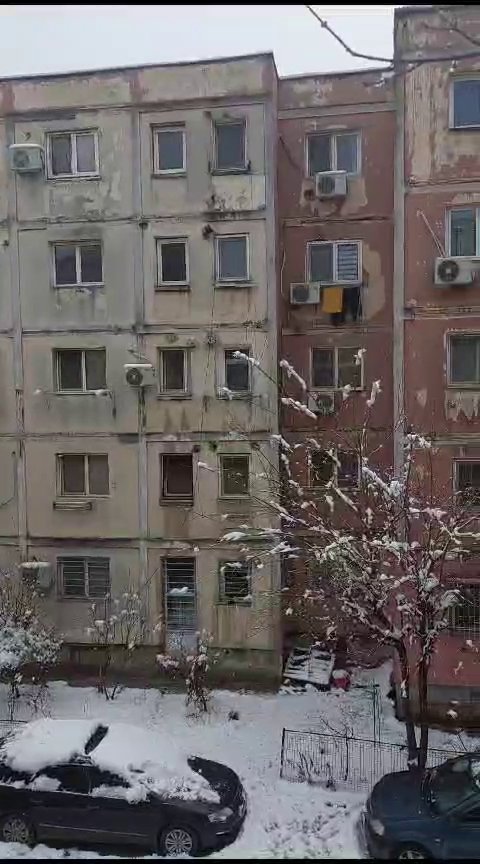
#> input picture frame 10 of data/video_horiz_sd.mp4, 480 x 864 px
$ python main.py
#> lines starting #> are read from the running program, lines starting #| are printed output that depends on the picture
### utils.py
import cv2
import numpy as np
import imageio
cv2.ocl.setUseOpenCL(False)
import warnings
warnings.filterwarnings('ignore')
from collections import Counter


# [5 lines left out: function most_common_element, not called in this run]


def get_movement_direction_AND_speed(video_path, hop):
    '''
    Reruneaza 'lr', 'rl', 'js' sau 'sj' in fucntie d edirectia prepondereta a miscarii.
    Se utilizeaza siste de votare. Se sare din hop in hop cadre.
    '''
#> called with video_path = 'data\\video_horiz_sd.mp4', hop = 4
    cap = cv2.VideoCapture(video_path)
    if not cap.isOpened():
        print("Error: Cu se poate deschide fisierul.")
        return []

    ret, prev_frame = cap.read()
#> prev_frame is the input picture: shape (864, 480, 3); mean B, G, R 102.6, 102.2, 107.2
    if not ret:
        print("Error: Nu se gasesc cadre.")
        return []

    prev_gray = cv2.cvtColor(prev_frame, cv2.COLOR_BGR2GRAY)
    total_frames = int(cap.get(cv2.CAP_PROP_FRAME_COUNT))
    current_frame = 1
    directions = []
    magnitudini = []

    while current_frame < total_frames:
        cap.set(cv2.CAP_PROP_POS_FRAMES, current_frame)
        ret, frame = cap.read()
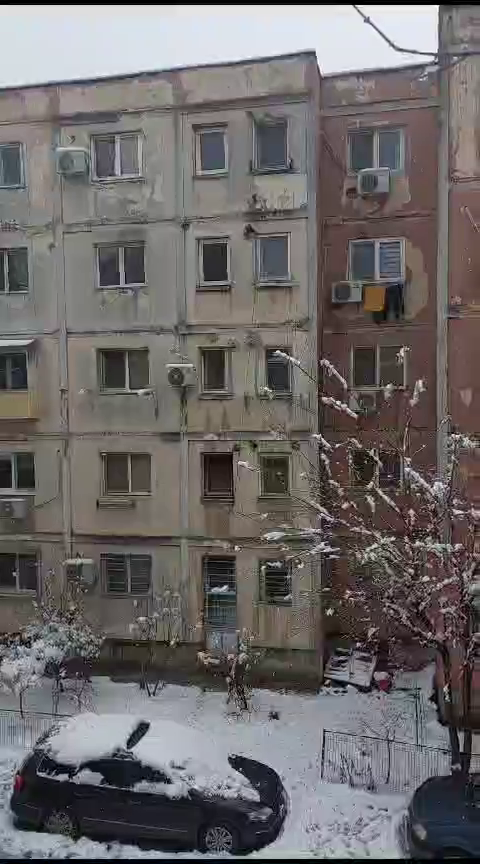
#> input picture frame 1 of data/video_horiz_sd.mp4, 480 x 864 px
#> frame is the input picture: shape (864, 480, 3); mean B, G, R 104.5, 104.6, 108.4
        if not ret:
            break

        gray = cv2.cvtColor(frame, cv2.COLOR_BGR2GRAY)
        '''
        # cv2.calcOpticalFlowFarneback => calculeaza fluxul optic cu metoda  Gunnar Farneback's
        Parametrii:
        0.5: The image scale parameter for the pyramid (or simple) layer. It is used to scale down the image each pyramid level. In this case, each level is half the previous level.
        3: The number of levels in the pyramid. A value of 3 indicates the use of three levels.
        15: The window size. It's the averaging window size; larger values increase the algorithm's robustness to noise and give smoother flow, but they also decrease motion details.
        3: The number of iterations to perform at each pyramid level.
        5: The size of the pixel neighborhood used to find polynomial expansion in each pixel.
        1.2: The standard deviation of the Gaussian used to smooth derivatives for polynomial expansion.
        '''
        # se calculeaza fluxul optic cu metoda  Gunnar Farneback's
        flow = cv2.calcOpticalFlowFarneback(prev_gray, gray, None, 0.5, 3, 15, 3, 5, 1.2, 0)
        # ... = toate elementele de pe toate directiile, dar s epune exceptie pe ultima dimensiune de unde s ia doar 0.
        # flow va contine pentru fiecare pixel din imagine cat de mult s-a deplasat pe orizontala (in planul 0) si pe verticala (in pl1).
        # ! Campul de vectori se poate obtine combinand cele doua plane (:, : 0) si (:, :, 1)
        horz_movement = flow[..., 0].mean()
#> horz_movement = 7.69
        vert_movement = flow[..., 1].mean()
#> vert_movement = 0.126

        if abs(horz_movement) > abs(vert_movement):
            # daca vectorii de
            direction = 'ds' if horz_movement > 0 else 'sd'
#> direction = 'ds'
        else:
            direction = 'js' if vert_movement > 0 else 'sj'
        directions.append(direction)

        # de asemenea, vreau estimarea vitezei
        # traduc la coordonate poalre
        magnitude, angle = cv2.cartToPolar(flow[..., 0], flow[..., 1])
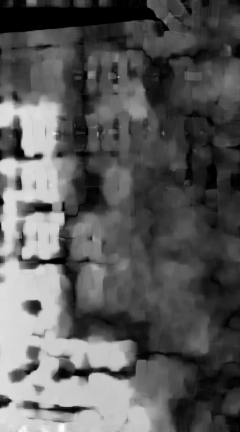
#> magnitude: shape (864, 480) float32 (shown at 1/2 size); min 5.46e-13, max 52.15, mean 18.4; drawn with min black and max white
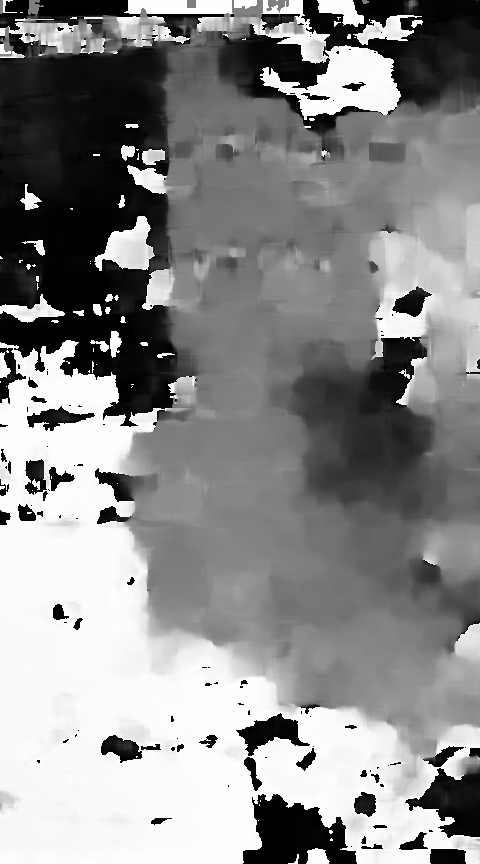
#> angle: shape (864, 480) float32; min 2.97e-08, max 6.28, mean 3.42; drawn with min black and max white
        # calculez media magnitudinilor
        magnitudini.append(np.mean(magnitude))

        prev_gray = gray
        current_frame += hop

    cap.release()
    return most_common_element(directions), np.mean(magnitudini)

# [40 lines left out: functions fill, trim_black_rows_or_columns, not called in this run]

### main.py
import cv2
import numpy as np
import matplotlib.pyplot as plt
import imageio
from tqdm import tqdm
cv2.ocl.setUseOpenCL(False)
import warnings
warnings.filterwarnings('ignore')
from collections import Counter
from utils import most_common_element, get_movement_direction_AND_speed, fill, trim_black_rows_or_columns

#####
# 1) Alegere hyoerparametrii
#####

feature_extraction_algo = 'sift' # se permite doar sift si orb. Se recomanda sift
#*SCHIMB* - acest ratio ar trebui reglat automat sau mutat sus la parametrii
ratio = 0.75
#*SCHIMB* - ar trebui calculat dinamic in fucntie d edimensiunea imaginii
#reprojectionThresh = 4
reprojectionThresh = 2
adaptive_shift_pixels = 2
# acesta este numarul pixelilor pe care poate varia imaginea pe directia nedomiannta
# - o valoare mica tinde sa pastreze formatul dreptunghiular al imaignii, air una mare creeaza forme nereglate, DAR pastreaza mai mult din perspectiva
numar_pixeli_grad_libertate_directie_nedominanta = 0

#begin_idx = 10
#end_idx = 80
#hop = 4

##################################### Load img
#####
# *) Acest pas este doar pentru incarcarea imaginilor in cazul in care fac pe imagini nu pe video
#####

# load the video
video_path = r'data\video_horiz_sd.mp4'
#video_path = r'data\video_horiz_ds.mp4'
#video_path = r'data\video_vert_sj.mp4'
#video_path = r'data\video_vert_js.mp4'


######
# 0) Detectare sens miscare
######

# Replace 'path_to_video' with your video file path
direction, speed = get_movement_direction_AND_speed(video_path, 4)
print('Directia miscarii este: ', direction)
print('Viteza miscarii, ca medie a magnitudinii vectorilor flux optic, este: ', speed)

# Create a VideoCapture object
cap = cv2.VideoCapture(video_path)

# vreau sa aflu numarul de frameuri
total_frames = int(cap.get(cv2.CAP_PROP_FRAME_COUNT))
print('Numar total de cadre: : ', total_frames)

# se incearca adaptarea parametrilor la nr de frameuri
begin_idx = min(10, total_frames)
end_idx = total_frames
#hop = 8
# adaptive hop - a fost setat experimetal
# cand viteza creste trebuie ca hopul sa scada
adaptive_hop = round(164/speed) # coeficientul 164 a fost ales bazat pe experimente realizate la diferite vitreze
hop = adaptive_hop
print('Hopul adaptiv calculat este: ', adaptive_hop)

# inversez videoclipul
if direction == 'ds' or direction == 'js':
    buffer = end_idx
    end_idx = begin_idx
    begin_idx = buffer  -1
    hop = -hop

cap.set(cv2.CAP_PROP_POS_FRAMES, begin_idx)
# ret va fi boolean - inidca daca s-a returnat sau nu ceva; frame va fi cadrul retunat
ret1, frame1 = cap.read()
query_photo = frame1
query_photo = cv2.cvtColor(query_photo,cv2.COLOR_BGR2RGB)
query_photo_gray = cv2.cvtColor(query_photo, cv2.COLOR_RGB2GRAY)
begin_idx = begin_idx + 2 * hop

for i, idx in enumerate(tqdm(range(begin_idx, end_idx, hop))):

    #train_photo = cv2.cvtColor(train_photo,cv2.COLOR_BGR2RGB)
    cap.set(cv2.CAP_PROP_POS_FRAMES, idx)
    # ret va fi boolean - inidc
    ret2, frame2 = cap.read()
    train_photo = frame2
    train_photo = cv2.cvtColor(train_photo,cv2.COLOR_BGR2RGB)
    train_photo_gray = cv2.cvtColor(train_photo, cv2.COLOR_RGB2GRAY)

    if direction == 'js' or direction == 'sj':
        # camera mea din apcate adauga doua linii jos care sunt negre, dar ar nu negrre 100% - artefact camera - problema specifica
        train_photo = np.copy(train_photo[:-2, :, :])
        query_photo = np.copy(query_photo[:-2, :, :])

    #####
    # 2) Selectarea tipului de desciptori conform hyperparametrilor. *SCHIMB* - probabil o s alas doar un descriptor la deployment.
    #####

    # selectezmetoda de extragere a trasaturilor pentru crearea descriptorilor
    if feature_extraction_algo == 'sift':
        descriptor = cv2.SIFT_create()
    elif feature_extraction_algo == 'orb':
        descriptor = cv2.ORB_create()

    # se creeaza practic doua lite: una cu coordonatele punctelor si alta cudescriptorii asociati punctelor. Cele doua liste au o corespondenta dpdv al ordinii
    # extragerea propriu-zisa a trasaturilor cu metoda specificata ca hyperparametryu
    #print(train_photo_gray.shape)
    #print(query_photo_gray.shape)
    keypoints_train_img, features_train_img = descriptor.detectAndCompute(train_photo_gray, None)
    keypoints_query_img, features_query_img = descriptor.detectAndCompute(query_photo_gray, None)
    # fiecare vector de trasaturi are dimensiune de 128 pt SIFT si 64 pt SURF, de exemplu
    # un obiect KeyPoint are -> x, y (cordonatlee), size, angle, response, octave (octava e rezolutia in sistemul de octave-piramida)


    '''
    Daca folsoesc SIFT (128 e lungimea pt descriptori)
    - in vecinatatea fiecarui punct se alege o fereastra de 16x16
    - ferastar de 16x16 se imparte in 4x4 sub-blocuri de size 4x4
    - pe fiecare sub-bloc se calculeaza histograma orietarilor, cu o cuantizare de 45n degrade -> adica o valori
    - de aici rezulta 4x4 * 8 valori = 128
    - se calculeaza gradientii (un gradient are 1.MAGNITUDINE si 2.ORIENTARE) in fiecre punct (cum faceam la AI, de ex, cu sobe-uri sau ceva asemanatori)
    - apoi se obtine HoG calculand PENTRU FIECRAE ORIENTARE - acumularea magnitudinilor presupun ca se face ca la AI cu masti
    - ulterior obtinerii gradientilor, acestai se normalizeaza penrua  obtine invarianta luminant a(iluminarea scenei)
    - CONCLUZIE: folosec HoG
    '''


    '''
    V1) Brute force (am scos-o ca  proasta)
    Algoritm: se compara fiecare vector de trasaturi dintr-un set cu toate celelelate trasaturi din celalalt set si se compara pe baza dinstantei euclidiene, daca folosesc SIFT sau pe baza distantei hamming, daca folosesc ORB.
    PROBLEMA: pot exista pattern-uri repetitive care sa cuzeze un ‘best match’ intre niste puncte care, de fapt, nu corespund acelarasi puncte, in realtitate.
    Solutia: KNN

    V2) KNN cu k = 2 si test lowe
    # Se aplica TESTUL DE RATIE al lui LOWE's -> se verifica daca raportul distantelor dintre 2 desciptori este sub un anumit prag
    # cel_mai_apropiat/al_doilea_cel_mai_apropiat < ratie
    # Logica: ar trebui sa existe o difernta semnificativa intre best match si a l doilea. Daca nu, probabil ele provin dintr-un pattern repetitiv

    '''

    # instantiere obiect care face potrivirea
    if feature_extraction_algo == 'sift':
        bf = cv2.BFMatcher(cv2.NORM_L2, crossCheck=False)
    elif feature_extraction_algo == 'orb':
        bf = cv2.BFMatcher(cv2.NORM_HAMMING, crossCheck=False)

    # compute the raw matches and initialize the list of actual matches
    # asta va fi o lista de potriviri peste care voi itera
    # se retuneaza cei mai apropiati k vecini, din care se va alege cea mai buna potrivire a.i. sa respecte critetriul lui Lowe
    rawMatches = bf.knnMatch(features_train_img, features_query_img, k=2)
    # noua lista, in care voi pune matchurile cele mai bune
    matches = []

    # iterare prin potriviri pt a le filtra si a le pastra doar pe cele credibile (pe baza TESTULUI DE RATIE al lui LOWE's)
    for cel_mai_apropiat,al_doilea_cel_mai_apropiat in rawMatches:
        # Se aplica TESTUL DE RATIE al lui LOWE's -> se verifica daca raportul distantelor dintre 2 desciptori este sub un anumit prag
        # cel_mai_apropiat/al_doilea_cel_mai_apropiat < ratie
        # Logica: ar trebui sa existe o difernta semnificativa intre best match si a l doilea. Daca nu, probabil ele provin dintr-un pattern repetitiv
        if cel_mai_apropiat.distance/al_doilea_cel_mai_apropiat.distance < ratio:
            matches.append(cel_mai_apropiat)

    # afisez 100 de matchuri
    mapped_features_image_knn = cv2.drawMatches(train_photo, keypoints_train_img, query_photo, keypoints_query_img, np.random.choice(matches,100),
                            None,flags=cv2.DrawMatchesFlags_NOT_DRAW_SINGLE_POINTS)


    ######
    # 3) Se calculeaza matricea de omografie
    ######


    # transform tuplurile care dau coordonatele in ndarray, und efiecare linie reprezinta o coordonata
    keypoints_train_img = np.float32([keypoint.pt for keypoint in keypoints_train_img])
    keypoints_query_img = np.float32([keypoint.pt for keypoint in keypoints_query_img])

    # Alg. RANSAC nu poate fi aplicat decat daca exista minim 4 puncte comune
    if len(matches) > 4:
        # se transforma in ndarray punctele caracteristice dintre imagini ca sa fie acceptate de cv2.findHomography
        # acum se selecteaza acele puncte care se potrives, din ndarrayul pe puncte anterior format
        points_train = np.float32([keypoints_train_img[m.queryIdx] for m in matches])
        points_query = np.float32([keypoints_query_img[m.trainIdx] for m in matches])

        # folosirea alg RANSAC pt aflarea matricei de omografie
        # reprojThresh controleaza care puncte sunt considerate inliner - ||pi - pi'|| < reprojThresh, unde pi' este proeictia lui pi in noul sistem (daca e mai mic e inliner)
        # *SCHIMB* - aici voi face un calcul al reprojThresh relativ la dimensiunea imaginiii - tre sa gasesc o formula
        (Homography_Matrix, _) = cv2.findHomography(points_train, points_query, cv2.RANSAC, reprojectionThresh)
    else:
        # *SCHIMB* - la elese pun continue spre urmatoarea bucla
        print("Nu s-a putut calcula matricea de omografie.")
        continue
    if Homography_Matrix is None:
        print("Nu s-a putut calcula matricea de omografie.")
        continue
    ######
    # 4) Lipirea/combinarea imaginilor
    ######

    # calcul dimensiune imagine de output

    # ***************** urnatoarele 2 linii ;le modific pentru vericala *********************8

    # impartirea dupa directii
    if direction == 'sd' or direction == 'ds': # daca miscarea e pe orizonatla
        # sumez latimile imaginilor
        width = query_photo.shape[1] + train_photo.shape[1]

        # pentru inaltime iau maximul ianltimilor
        height = max(query_photo.shape[0], train_photo.shape[0])
        # %%%%%%%%%%%%% MODIFICAT
        height += numar_pixeli_grad_libertate_directie_nedominanta
        # %%%%%%%%%%%%% MODIFICAT

        # aici se aplica transformarea de perspectiva pe imaginea a doua -> practic se face transformarea omografica
        # imaginea rezultata va fi imaginea care se adauga (cadrul urmator) transformata pe noiel coordonate
        result = cv2.warpPerspective(train_photo, Homography_Matrix,  (width, height))

        # se pastreaza a doua imagine transformata, peste care se adauga, la inceput, prima imaggine originala nealterata
        #result[0:query_photo.shape[0], 0:query_photo.shape[1]] = query_photo
        ##### PROBLEMA CODULUI COMENTAT DE MAI SUS:
        # Probelam e ca cadrul anterior can se suprapune peste veriunea distorsioanata
        # a primului cadru suprascrie din el, pt ca e negru.
        # SOLUTIA: creez o masca binara ca sa nu se copieze peste iamginea modificata decat pixelii diferiti de zero.
        # shiftez la dreaptra masca si o adun cu ea insasi - asa sper sa elimin artefactul
        mask = np.any(query_photo != 0, axis=2)
        # In mod adpativ, numarul de pixlei shiftati crste.
        if i % 5 == 0:
            adaptive_shift_pixels += 1
        extended_mask = np.hstack((mask[:, adaptive_shift_pixels:], np.ones((mask.shape[0], adaptive_shift_pixels), dtype=bool)))
        extended_mask = fill(extended_mask)
        extended_mask_3d = np.repeat(extended_mask[:, :, np.newaxis], 3, axis=2)


        # Apply the mask to copy only non-zero pixels from query_photo to the corresponding position in result
        result[0:query_photo.shape[0], 0:query_photo.shape[1]][extended_mask_3d] = query_photo[extended_mask_3d]
    elif direction == 'sj' or direction == 'js': # daca miscarea e pe vericala
        # sumez latimile imaginilor
        width = max(query_photo.shape[1], train_photo.shape[1])
        # %%%%%%%%%%%%% MODIFICAT
        width += numar_pixeli_grad_libertate_directie_nedominanta
        # %%%%%%%%%%%%% MODIFICAT

        # pentru inaltime iau maximul ianltimilor
        height = query_photo.shape[0] + train_photo.shape[0]
        '''
        plt.figure(figsize=(20,10))
        plt.axis('off')
        plt.imshow(query_photo)
        plt.show()

        plt.figure(figsize=(20,10))
        plt.axis('off')
        plt.imshow(train_photo)
        plt.show()
        '''

        # aici se aplica transformarea de perspectiva pe imaginea a doua -> practic se face transformarea omografica
        # imaginea rezultata va fi imaginea care se adauga (cadrul urmator) transformata pe noiel coordonate
        result = cv2.warpPerspective(train_photo, Homography_Matrix,  (width, height))
        '''
        plt.figure(figsize=(20,10))
        plt.axis('off')
        plt.imshow(result)
        plt.show()
        '''

        mask = np.any(query_photo != 0, axis=2)
        # In mod adpativ, numarul de pixlei shiftati crste.
        if i % 5 == 0:
            adaptive_shift_pixels += 1
        '''
        extended_mask = np.hstack((mask[:, adaptive_shift_pixels:], np.ones((mask.shape[0], adaptive_shift_pixels), dtype=bool)))
        extended_mask_3d = np.repeat(extended_mask[:, :, np.newaxis], 3, axis=2)
        '''

        ''' # apropae merge
        extended_mask = np.vstack((mask[adaptive_shift_pixels:, :], np.ones((adaptive_shift_pixels, mask.shape[1]), dtype=bool)))
        extended_mask_3d = np.repeat(extended_mask[:, :, np.newaxis], 3, axis=2)
        '''
        extended_mask = np.vstack((mask[adaptive_shift_pixels:, :], np.ones((adaptive_shift_pixels, mask.shape[1]), dtype=bool)))
        extended_mask = fill(extended_mask)
        extended_mask_3d = np.repeat(extended_mask[:, :, np.newaxis], 3, axis=2)

        # Apply the mask to copy only non-zero pixels from query_photo to the corresponding position in result
        result[0:query_photo.shape[0], 0:query_photo.shape[1]][extended_mask_3d] = query_photo[extended_mask_3d]

    else:
        print('Problema la estimarea miscarii. trebuia ca direction sa feie ori js ori sj ori ds ori sd')
    # Pregatesc variabilele pentru bucla urmatoare
    query_photo = np.copy(result)
    query_photo_gray = cv2.cvtColor(query_photo, cv2.COLOR_RGB2GRAY)

# elimin coloanele si liniile negre
if direction == 'ds' or direction== 'sd':
    query_photo = trim_black_rows_or_columns(query_photo, 'col')
else:
    query_photo = trim_black_rows_or_columns(query_photo, 'row')

# %%%%%%%%%%%%% MODIFICAT
query_photo = trim_black_rows_or_columns(query_photo, 'col')
query_photo = trim_black_rows_or_columns(query_photo, 'row')
# %%%%%%%%%%%%% MODIFICAT

plt.figure(figsize=(20,10))
plt.axis('off')
plt.imshow(query_photo)
plt.show()

$ run again, starting later in the video
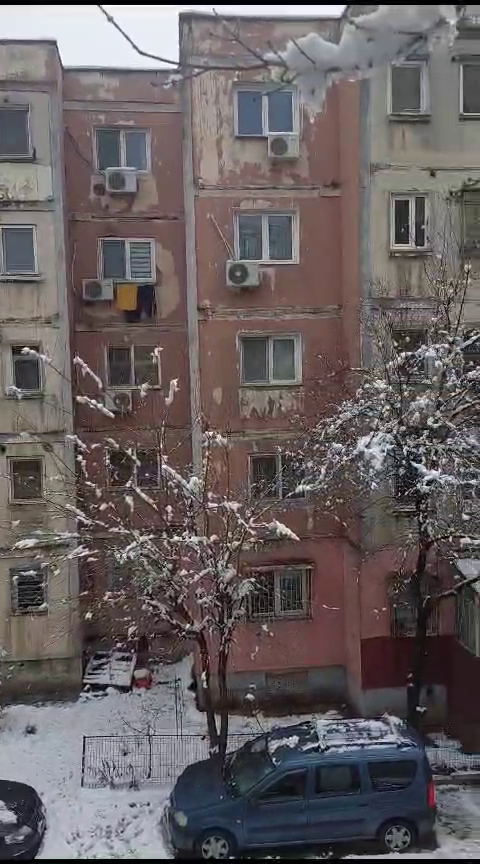
#> input picture frame 48 of data/video_horiz_sd.mp4, 480 x 864 px
#> in get_movement_direction_AND_speed, prev_frame is the input picture: shape (864, 480, 3); mean B, G, R 96.5, 95.3, 102.9
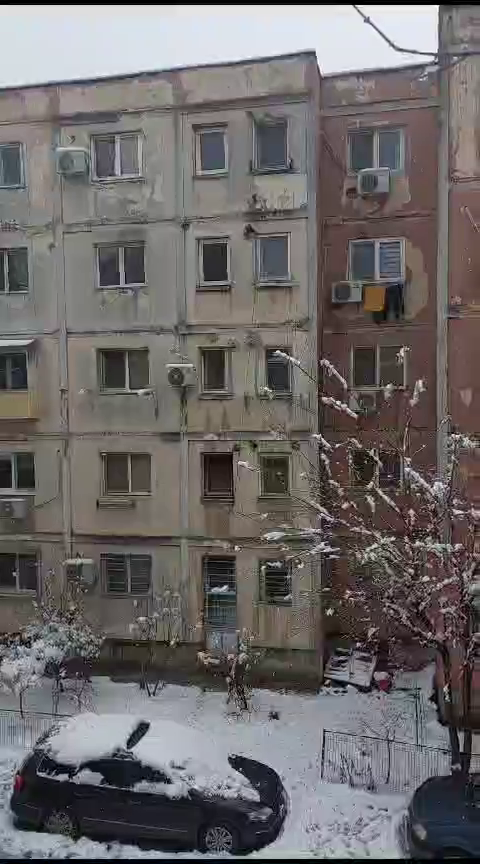
#> input picture frame 1 of data/video_horiz_sd.mp4, 480 x 864 px
#> in get_movement_direction_AND_speed, frame is the input picture: shape (864, 480, 3); mean B, G, R 104.5, 104.6, 108.4
#> horz_movement = 0.518
#> vert_movement = 1.16
#> direction = 'js'
#> in get_movement_direction_AND_speed, `magnitude, angle = cv2.cartToPolar(flow[..., 0], flow[..., 1])`:
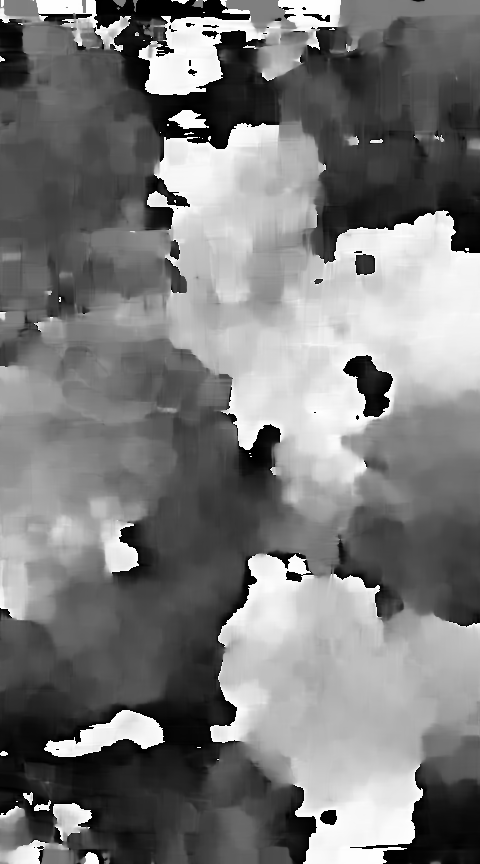
#> angle: shape (864, 480) float32; min 7.93e-06, max 6.28, mean 3.02; drawn with min black and max white
